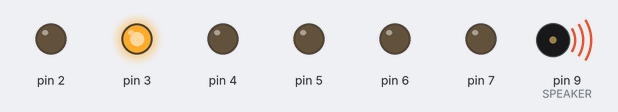
A sketch run on a simulated Arduino Uno, built with avr-gcc and run on an emulated ATmega328P. Parts: output pins drawn as LEDs (lit = HIGH), buzzer (waves = sounding).

Above: at 0.37 s.
At 1.12 s:
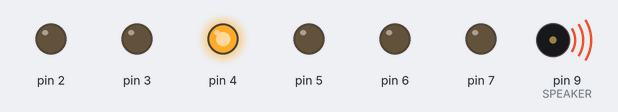
At 1.62 s:
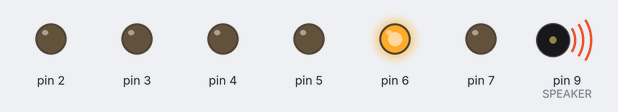
At 2.0 s:
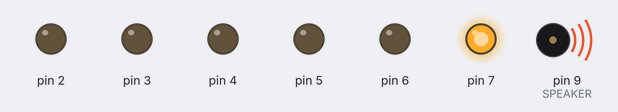
At 2.62 s:
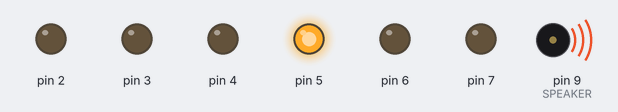
At 4.0 s:
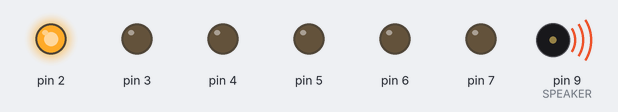
Timing chart, 0 to 5.2 s (numbered marks = the images above):
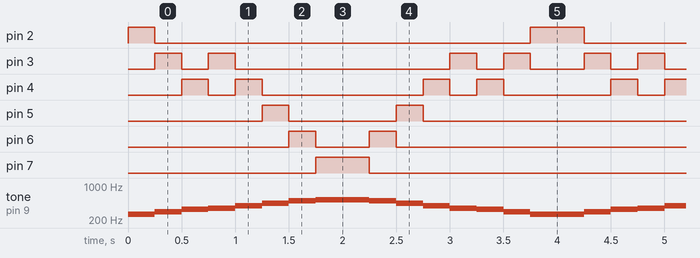

Measured:
- by itself, pin 2: repeats every 4.0 s: LOW 3.5 s, HIGH 0.50 s
- by itself, pin 3: repeats every 4.0 s: LOW 0.25 s, HIGH 0.25 s, LOW 2.0 s, HIGH 0.25 s, LOW 0.25 s, HIGH 0.25 s, LOW 0.50 s, HIGH 0.25 s
- by itself, pin 4: repeats every 4.0 s: LOW 0.25 s, HIGH 0.25 s, LOW 1.5 s, HIGH 0.25 s, LOW 0.25 s, HIGH 0.25 s, LOW 1.0 s, HIGH 0.25 s
- by itself, pin 5: repeats every 4.0 s: LOW 1.0 s, HIGH 0.25 s, LOW 2.5 s, HIGH 0.25 s
- by itself, pin 6: repeats every 4.0 s: LOW 0.50 s, HIGH 0.25 s, LOW 3.0 s, HIGH 0.25 s
- by itself, pin 7: alternates HIGH for 0.50 s and LOW for 3.5 s
- by itself, tone on pin 9 (SPEAKER): repeats every 4.0 s: 294 Hz 0.25 s, 330 Hz 0.25 s, 349 Hz 0.25 s, 392 Hz 0.25 s, 440 Hz 0.25 s, 494 Hz 0.25 s, 523 Hz 0.50 s, 494 Hz 0.25 s, 440 Hz 0.25 s, 392 Hz 0.25 s, 349 Hz 0.25 s, 330 Hz 0.25 s, 294 Hz 0.25 s, 262 Hz 0.50 s

The sketch:

week6-play-song.ino
```cpp
#include "pitches.h"

const int SPEAKER = 9; // speaker pin - output pin

// LED control
int LEDs[] = {
  1, 2, 3, 4, 5, 6, 7, 8
};

// 도레미파솔라시도 도시라솔파미레도
int test_notes[] = {
  NOTE_C4,NOTE_D4,NOTE_E4,NOTE_F4,NOTE_G4,NOTE_A4,NOTE_B4,NOTE_C5,
  NOTE_C5,NOTE_B4,NOTE_A4,NOTE_G4,NOTE_F4,NOTE_E4,NOTE_D4,NOTE_C4,
};

int notes[] = {
  NOTE_C4,NOTE_D4,NOTE_E4,NOTE_C4,NOTE_D4,NOTE_E4,
  NOTE_A4,NOTE_A4,NOTE_A4,NOTE_G4,0,
  NOTE_F4,NOTE_F4,NOTE_F4,NOTE_E4,NOTE_E4,NOTE_E4,
  NOTE_D4,NOTE_D4,NOTE_D4,NOTE_C4,0
};

int times[] = {
  250, 250, 250, 250, 250, 250,
  250, 250, 250, 250, 250,
  250, 250, 250, 250, 250, 250,
  250, 250, 250, 250, 250
};

void setMode(int note)
{
  switch(note)
  {
    case NOTE_C4:
      digitalWrite(2, HIGH);
      digitalWrite(3, LOW);
      digitalWrite(4, LOW);
      digitalWrite(5, LOW);
      digitalWrite(6, LOW);
      digitalWrite(7, LOW);
      break;
    case NOTE_D4:
      digitalWrite(2, LOW);
      digitalWrite(3, HIGH);
      digitalWrite(4, LOW);
      digitalWrite(5, LOW);
      digitalWrite(6, LOW);
      digitalWrite(7, LOW);
      break;
    case NOTE_E4:
      digitalWrite(2, LOW);
      digitalWrite(3, LOW);
      digitalWrite(4, HIGH);
      digitalWrite(5, LOW);
      digitalWrite(6, LOW);
      digitalWrite(7, LOW);
      break;
    case NOTE_F4:
      digitalWrite(2, LOW);
      digitalWrite(3, HIGH);
      digitalWrite(4, LOW);
      digitalWrite(5, LOW);
      digitalWrite(6, LOW);
      digitalWrite(7, LOW);
      break;
    case NOTE_G4:
      digitalWrite(2, LOW);
      digitalWrite(3, LOW);
      digitalWrite(4, HIGH);
      digitalWrite(5, LOW);
      digitalWrite(6, LOW);
      digitalWrite(7, LOW);
      break;
    case NOTE_A4:
      digitalWrite(2, LOW);
      digitalWrite(3, LOW);
      digitalWrite(4, LOW);
      digitalWrite(5, HIGH);
      digitalWrite(6, LOW);
      digitalWrite(7, LOW);
      break;
    case NOTE_B4:
      digitalWrite(2, LOW);
      digitalWrite(3, LOW);
      digitalWrite(4, LOW);
      digitalWrite(5, LOW);
      digitalWrite(6, HIGH);
      digitalWrite(7, LOW);
      break;
    case NOTE_C5:
      digitalWrite(2, LOW);
      digitalWrite(3, LOW);
      digitalWrite(4, LOW);
      digitalWrite(5, LOW);
      digitalWrite(6, LOW);
      digitalWrite(7, HIGH);
      break;
  }

};

// 똑같아요 노래
void setup() {
  pinMode(2, OUTPUT);
  pinMode(3, OUTPUT);
  pinMode(4, OUTPUT);
  pinMode(5, OUTPUT);
  pinMode(6, OUTPUT);
  pinMode(7, OUTPUT);
}

void loop() {
    for(int i = 0; i<sizeof(test_notes)/sizeof(int); i++)
  {

    setMode(test_notes[i]);
    tone(SPEAKER, test_notes[i], times[i]);


    delay(times[i]);
  }
}
```

pitches.h
```cpp
/*************************************************
 * Public Constants
 *************************************************/

#define NOTE_B0  31
#define NOTE_C1  33
#define NOTE_CS1 35
#define NOTE_D1  37
#define NOTE_DS1 39
#define NOTE_E1  41
#define NOTE_F1  44
#define NOTE_FS1 46
#define NOTE_G1  49
#define NOTE_GS1 52
#define NOTE_A1  55
#define NOTE_AS1 58
#define NOTE_B1  62
#define NOTE_C2  65
#define NOTE_CS2 69
#define NOTE_D2  73
#define NOTE_DS2 78
#define NOTE_E2  82
#define NOTE_F2  87
#define NOTE_FS2 93
#define NOTE_G2  98
#define NOTE_GS2 104
#define NOTE_A2  110
#define NOTE_AS2 117
#define NOTE_B2  123
#define NOTE_C3  131
#define NOTE_CS3 139
#define NOTE_D3  147
#define NOTE_DS3 156
#define NOTE_E3  165
#define NOTE_F3  175
#define NOTE_FS3 185
#define NOTE_G3  196
#define NOTE_GS3 208
#define NOTE_A3  220
#define NOTE_AS3 233
#define NOTE_B3  247
#define NOTE_C4  262
#define NOTE_CS4 277
#define NOTE_D4  294
#define NOTE_DS4 311
#define NOTE_E4  330
#define NOTE_F4  349
#define NOTE_FS4 370
#define NOTE_G4  392
#define NOTE_GS4 415
#define NOTE_A4  440
#define NOTE_AS4 466
#define NOTE_B4  494
#define NOTE_C5  523
#define NOTE_CS5 554
#define NOTE_D5  587
#define NOTE_DS5 622
#define NOTE_E5  659
#define NOTE_F5  698
#define NOTE_FS5 740
#define NOTE_G5  784
#define NOTE_GS5 831
#define NOTE_A5  880
#define NOTE_AS5 932
#define NOTE_B5  988
#define NOTE_C6  1047
#define NOTE_CS6 1109
#define NOTE_D6  1175
#define NOTE_DS6 1245
#define NOTE_E6  1319
#define NOTE_F6  1397
#define NOTE_FS6 1480
#define NOTE_G6  1568
#define NOTE_GS6 1661
#define NOTE_A6  1760
#define NOTE_AS6 1865
#define NOTE_B6  1976
#define NOTE_C7  2093
#define NOTE_CS7 2217
#define NOTE_D7  2349
#define NOTE_DS7 2489
#define NOTE_E7  2637
#define NOTE_F7  2794
#define NOTE_FS7 2960
#define NOTE_G7  3136
#define NOTE_GS7 3322
#define NOTE_A7  3520
#define NOTE_AS7 3729
#define NOTE_B7  3951
#define NOTE_C8  4186
#define NOTE_CS8 4435
#define NOTE_D8  4699
#define NOTE_DS8 4978
```
